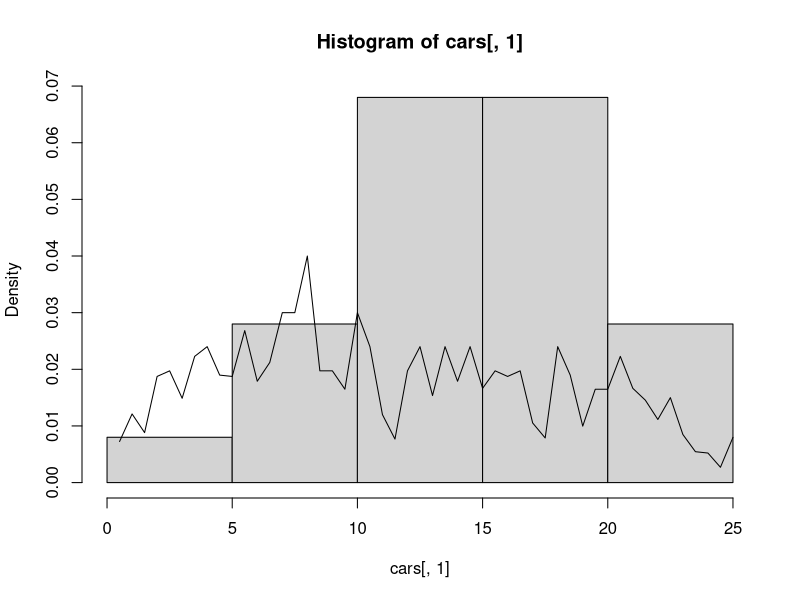
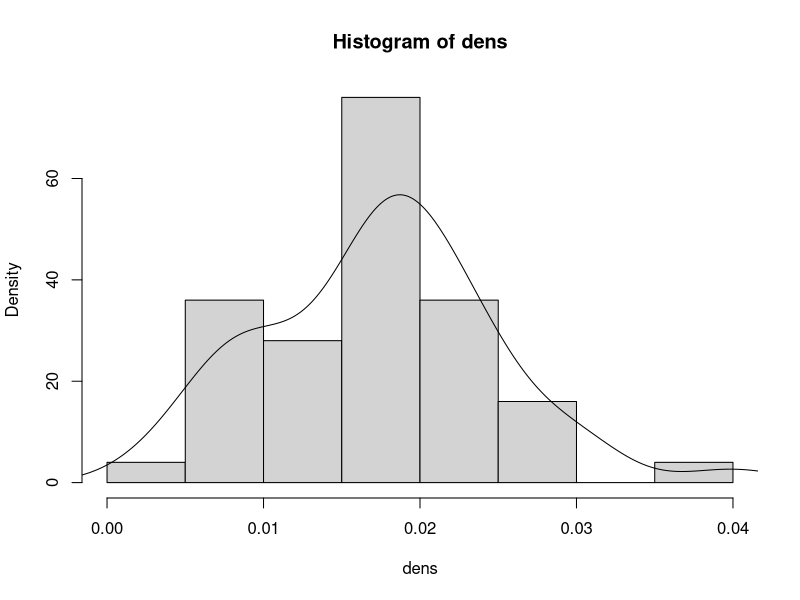
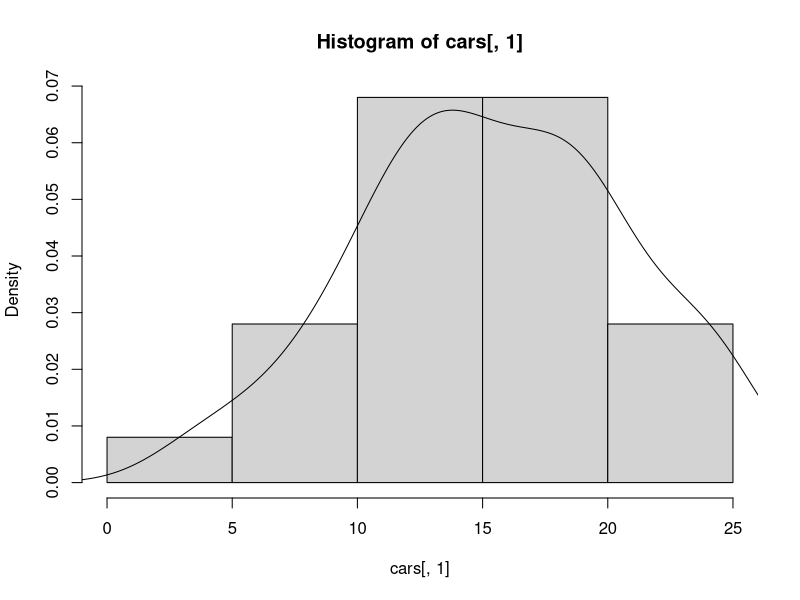

Reproduce these figures in R, in order. (Note: this script raises an error after producing the figures.)
eucl_dist<-function(X){
  n<-nrow(X)
  dist_mat_e<-matrix(0,nrow = n,ncol=n)
  for (i in 1:nrow(X)){
    for(j in 1:nrow(X)){
      dist_mat_e[i,j]<-sqrt(sum((X[i,]-X[j,])^2))
    }
  }
  dist_mat_e
}

knn_density<-function(data,k,cls){
  distM<-eucl_dist(data)#as.matrix(dist(cars)) 
  distM<-as.data.frame(distM)
  distM$cls<-cls
  N<-ncol(distM)-1
  bestM<-list()
  K<-for (i in 1:N ){
    ord_disM<-distM[order(distM[,i]),]
    best_ks<-ord_disM[(k+1),i]
    bestM[[i]]<-best_ks
    c<-unlist(bestM)
  }
  bestM<-as.data.frame(bestM)
  k/(nrow(data)*c)
}


dens<-knn_density(cars,6,cars[,1])
hist(cars[,1],freq = F)
lines(seq(.5,25,0.5),dens)




#############################################################################################################################

fw<-cbind(cars[,1],dens)
fw<-as.data.frame(fw)
colnames(fw)<-c("speed","counts")

library(dplyr)
fw_grouped<-fw%>%group_by(speed) %>% summarise_all(funs(sum))
V<-list()
for (i in 1:nrow(fw_grouped)){
  V[[i]]<-rep(as.numeric(fw_grouped[i,1]),as.numeric(fw_grouped[i,2]))
  df<-unlist(V)
  
}
############--Hist&Density of knn kernel density estimator--################## 
hist(dens,freq = F)
lines(density(dens))

############--Hist&Density of cars kernel density estimator--################## 
hist(cars[,1],freq = F)
lines(density(cars[,1]))



fw_grouped$densities<-fw_grouped$counts/nrow(cars)
ggplot(fw_grouped,aes(speed,dens))+geom_density(aes(y = ..density..))+geom_bar(stat="identity",aes(y=densities),width=1.5)



# #barplot(fw_grouped$speed,fw_grouped$V1)
# plot(fw,type="l")
# plot(density(cars[,1]))

df <- approxfun(dens)
plot(dens,type="l")
xnew <- c(0.45,1.84,2.3)
points(xnew,df(xnew),col=2)
